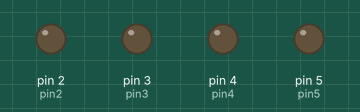
Simulated run of this sketch. Board: Arduino Uno, built with avr-gcc and run on an emulated ATmega328P. Shown: output pins drawn as LEDs (lit = HIGH).

Above: at 0.2 s.
At 1.1 s:
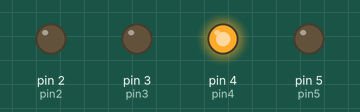
At 1.5 s:
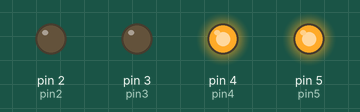
At 2.4 s:
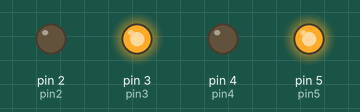
At 3.8 s:
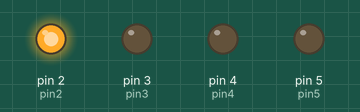
At 5.1 s:
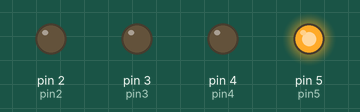
Timing chart, 0 to 5.9 s (numbered marks = the images above):
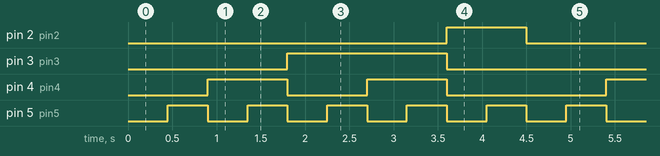

Measured:
- by itself, pin 2 (pin2): alternates HIGH for 0.90 s and LOW for 3.6 s
- by itself, pin 3 (pin3): alternates HIGH for 1.8 s and LOW for 2.7 s
- by itself, pin 4 (pin4): repeats every 4.5 s: LOW 0.90 s, HIGH 0.90 s, LOW 1.8 s, HIGH 0.90 s
- by itself, pin 5 (pin5): alternates HIGH for 0.45 s and LOW for 0.45 s

The sketch:

sketch_LEDbinary.ino
```cpp
//link of circuit design: https://www.tinkercad.com/things/ftTGkmaR28Z
int pin2=2;
int pin3=3;
int pin5=5;
int pin4=4;
void setup() {
  // put your setup code here, to run once:
pinMode(pin2,OUTPUT);
pinMode(pin3,OUTPUT);
pinMode(pin4,OUTPUT);
pinMode(pin5,OUTPUT);
}

void loop() {
//0
digitalWrite(pin2,LOW);
digitalWrite(pin3,LOW);
digitalWrite(pin4,LOW);
digitalWrite(pin5,LOW);
delay(450);
//1
digitalWrite(pin2,LOW);
digitalWrite(pin3,LOW);
digitalWrite(pin4,LOW);
digitalWrite(pin5,HIGH);
delay(450);
//2
digitalWrite(pin2,LOW);
digitalWrite(pin3,LOW);
digitalWrite(pin4,HIGH);
digitalWrite(pin5,LOW);
delay(450);
//3
digitalWrite(pin2,LOW);
digitalWrite(pin3,LOW);
digitalWrite(pin4,HIGH);
digitalWrite(pin5,HIGH);
delay(450);
//4
digitalWrite(pin2,LOW);
digitalWrite(pin3,HIGH);
digitalWrite(pin4,LOW);
digitalWrite(pin5,LOW);
delay(450);
//5
digitalWrite(pin2,LOW);
digitalWrite(pin3,HIGH);
digitalWrite(pin4,LOW);
digitalWrite(pin5,HIGH);
delay(450);
//6
digitalWrite(pin2,LOW);
digitalWrite(pin3,HIGH);
digitalWrite(pin4,HIGH);
digitalWrite(pin5,LOW);
delay(450);
//7
digitalWrite(pin2,LOW);
digitalWrite(pin3,HIGH);
digitalWrite(pin4,HIGH);
digitalWrite(pin5,HIGH);
delay(450);
//8
digitalWrite(pin2,HIGH);
digitalWrite(pin3,LOW);
digitalWrite(pin4,LOW);
digitalWrite(pin5,LOW);
delay(450);
//9
digitalWrite(pin2,HIGH);
digitalWrite(pin3,LOW);
digitalWrite(pin4,LOW);
digitalWrite(pin5,HIGH);
delay(450);
}
```
